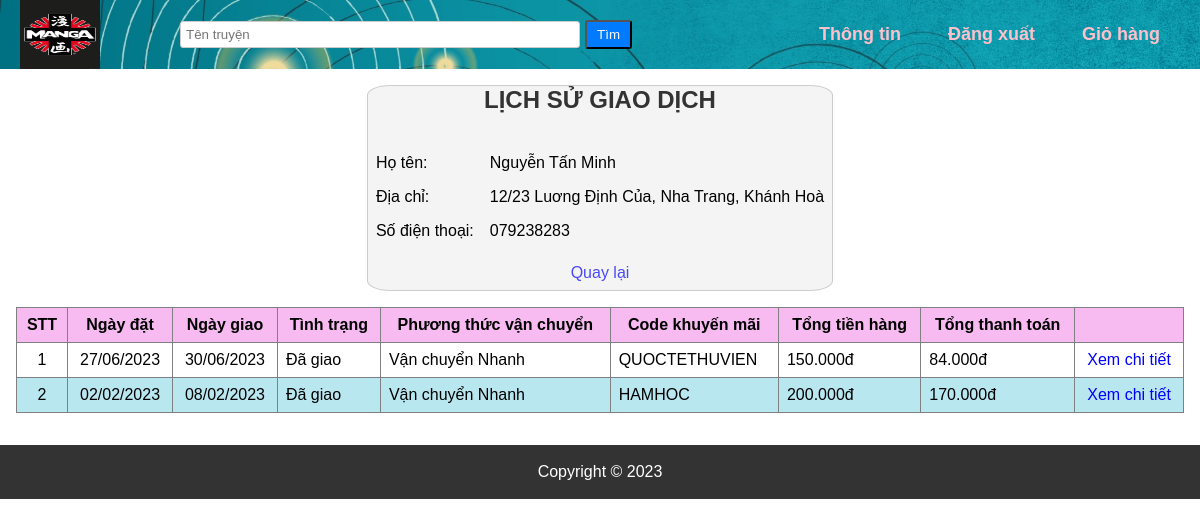
The app's page /php_customer/thongke_GiaoDich.php (signed in) with its own data.
### tables this page shows
CREATE TABLE `nguoidung` (
  `maND` varchar(7) NOT NULL,
  `maVT` varchar(5) NOT NULL,
  `hoTen` varchar(50) NOT NULL,
  `email` varchar(50) NOT NULL,
  `password` varchar(50) NOT NULL,
  `diaChi` varchar(50) NOT NULL,
  `sdt` varchar(10) NOT NULL
);

CREATE TABLE `hoadon` (
  `maHD` varchar(7) NOT NULL,
  `maND` varchar(7) NOT NULL,
  `maPTVC` varchar(5) NOT NULL,
  `maKM` varchar(5) DEFAULT NULL,
  `ngayDat` date NOT NULL,
  `ngayGiao` date NOT NULL,
  `tinhTrang` bit(1) NOT NULL,
  `tongTienHang` bigint(20) NOT NULL,
  `tongThanhToan` bigint(20) NOT NULL
);

CREATE TABLE `ptvanchuyen` (
  `maPTVC` varchar(5) NOT NULL,
  `tenPTVC` varchar(20) NOT NULL
);

CREATE TABLE `khuyenmai` (
  `maKM` varchar(5) NOT NULL,
  `maLKM` varchar(5) NOT NULL,
  `code` varchar(20) NOT NULL,
  `giamGia` int(11) NOT NULL,
  `gtDonHang` bigint(20) NOT NULL,
  `ngayBD` date NOT NULL,
  `ngayKT` date NOT NULL
);

### php_customer/thongke_GiaoDich.php (the view, shortened to what this page needs)
<?php
    $thongbao='';
    $user = $_SESSION['user'];
    require("connect.php");
    $maND = $user['id'];
    $query = "SELECT hoTen, sdt, diaChi FROM nguoidung WHERE maND = '$maND'";
    $result = mysqli_query($conn, $query);
    if ($result) {
        $userData = mysqli_fetch_assoc($result);
        $hoTen = $userData['hoTen'];
        $sdt = $userData['sdt'];
        $diaChi = $userData['diaChi'];
    } else {
        $thongbao = "<p align=center><font color=red>Không tìm thấy thông tin</font></p>";
    }
?>
<?php
    $result = mysqli_query($conn, "SELECT hoadon.*,
        khuyenmai.code, ptvanchuyen.tenPTVC
        FROM hoadon
        JOIN ptvanchuyen ON hoadon.maPTVC = ptvanchuyen.maPTVC
        LEFT JOIN khuyenmai ON hoadon.maKM = khuyenmai.maKM
        WHERE maND='$maND'
        ORDER BY ngayDat DESC");
    $noidungGD = '';
    if(mysqli_num_rows($result)<>0) {
        $noidungGD = "<table border='1'>
                        <tr>
                            <th>STT</th>
                            <th>Ngày đặt</th>
                            <th>Ngày giao</th>
                            <th>Tình trạng</th>
                            <th>Phương thức vận chuyển</th>
                            <th>Code khuyến mãi</th>
                            <th>Tổng tiền hàng</th>
                            <th>Tổng thanh toán</th>
                            <th></th>
                        </tr>";
        $stt=1;
        while($rows=mysqli_fetch_assoc($result)) {
            if ($stt%2==0) $noidungGD .= "<tr style='background-color: #b9e7f0;'>";
            else $noidungGD .= "<tr>";
            $noidungGD .= "<td class='centerText'>" . $stt . "</td>";
            $noidungGD .= "<td class='centerText'>" . date("d/m/Y", strtotime($rows['ngayDat'])) . "</td>";
            $noidungGD .= "<td class='centerText'>" . date("d/m/Y", strtotime($rows['ngayGiao'])) . "</td>";
            if ($rows['tinhTrang'] == 1)
                $noidungGD .= "<td> Đã giao </td>";
            else
                $noidungGD .= "<td> Chưa giao </td>";
            $noidungGD .= "<td>" . $rows['tenPTVC'] . "</td>";
            if ($rows['code'] != null)
                $noidungGD .= "<td>" . $rows['code'] . "</td>";
            else
                $noidungGD .= "<td></td>";
            $noidungGD .= "<td>" . number_format($rows['tongTienHang'], 0, ",", ".") . "đ</td>";
            $noidungGD .= "<td>" . number_format($rows['tongThanhToan'], 0, ",", ".") . "đ</td>";
            $noidungGD .= "<td class='centerText'>
                <a class='txtXemChiTiet' href=./xem_GiaoDich.php?maHD=".$rows['maHD'].">
                    Xem chi tiết
                </a>
                </td>";
            $noidungGD .= "</tr>";
            $stt++;
        }
        $noidungGD .= "</table>";
    }
    else {
        $noidungGD = "<p align=center>Bạn chưa thực hiện giao dịch nào</p>";
    }
?>
<main>
    <div class='info-form'>
        <h2>LỊCH SỬ GIAO DỊCH</h2>
        <table>
            <tr>
                <td colspan=2><?php echo $thongbao; ?></td>
            </tr>
            <tr>
                <td>Họ tên:</td>
                <td><?php echo $hoTen ?></td>
            </tr>
            <tr>
                <td>Địa chỉ:</td>
                <td><?php echo $diaChi ?></td>
            </tr>
            <tr>
                <td>Số điện thoại:</td>
                <td><?php echo $sdt ?></td>
            </tr>
        </table>
        <p align=center><a id="goback" href="./profile.php">Quay lại</a></p>
    </div>
    <?php echo $noidungGD; ?>
</main>
<?php include('../includes/footer.php'); ?>

### includes/footer.php
<footer>
    <p>Copyright &copy; <?php echo date("Y"); ?></p>
</footer>
</body>
</html>

### includes/style.css (style rules this page uses)
* { margin: 0; padding: 0; font-family: sans-serif; box-sizing: border-box; }
header { position: sticky; top: 0; width: 100%; background-image: url('header.jpg'); background-size: cover; z-index: 9999; }
nav { width: 100%; padding: 20px 0; }
nav .logo a img { display: flex; height: 100%; width: 5rem; position: absolute; z-index: 1; top: 0; }
nav .menu { max-width: 1200px; margin:auto; display: flex; align-items: center; justify-content: space-between; padding: 0 20px; }
.menu ul { display: flex; }
.menu ul li { list-style: none; margin-left: 7px; }
.menu ul li a { text-decoration: none; color: pink; font-size: 18px; font-weight: 600; padding: 10px 20px; }
.search-bar { display: flex; align-items: center; }
.search-bar input[type="text"] { padding: 5px; border: 1px solid #ccc; border-radius: 3px; width: 400px; }
.search-bar button[type="submit"] { margin-left: 5px; padding: 5px 10px; background-color: #007bff; color: #fff; border-color: black; border-radius: 3px; cursor: pointer; }
footer { background-color: #333; color: #fff; text-align: center; padding: 10px; }

### php_customer/thongke_GiaoDich.php (style rules this page uses)
main { padding: 1rem; }
table { border-collapse:collapse; margin: 1rem auto; width: 100%; }
th { padding: 0.5rem; text-align: center; background: #f7baf1; }
td { padding: 0.5rem; }
.info-form { width: fit-content; margin: 0 auto; border: 1px solid #ccc; background-color: #f4f4f4; border-radius: 5%; }
.info-form h2 { text-align: center; font-size: 24px; margin-bottom: 1rem; color: #333; }
#goback { text-decoration: none; color: blue; opacity: 0.7; }
p { margin: 0.5rem; }
.centerText { text-align: center; }
.txtXemChiTiet { text-decoration: none; color: blue; }

### records on screen
nguoidung: hoTen "Nguyễn Tấn Minh", diaChi "12/23 Luơng Định Của, Nha Trang, Khánh Hoà", sdt "079238283"
hoadon: ngayDat "27/06/2023", ngayGiao "30/06/2023", tinhTrang "Đã giao", maPTVC.tenPTVC "Vận chuyển Nhanh", maKM.code "QUOCTETHUVIEN", tongTienHang "150.000", tongThanhToan "84.000"
hoadon: ngayDat "02/02/2023", ngayGiao "08/02/2023", tinhTrang "Đã giao", maPTVC.tenPTVC "Vận chuyển Nhanh", maKM.code "HAMHOC", tongTienHang "200.000", tongThanhToan "170.000"
